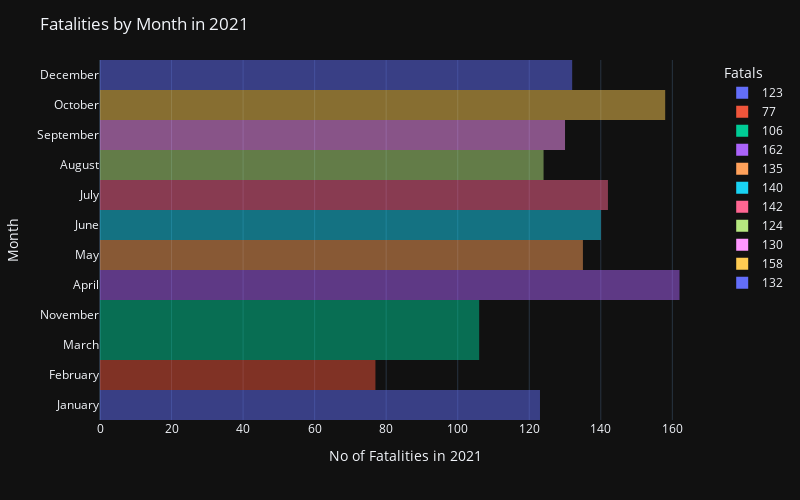

Source (notebook cell):
### Code cell
# Histogram for the counts of fatalitiess in each month in 2021
fig = px.histogram(df4, x = 'Fatals', y= 'Month',color = 'Fatals',
                   opacity = .5)
fig.update_layout(
                   bargap = 0.005, 
                   title = 'Fatalities by Month in 2021',
                   width = 800,
                   height = 500,
                   xaxis_title = 'No of Fatalities in 2021',
                   yaxis_title = 'Month',
                   template="plotly_dark")
fig.show()
fig.write_html("Resources/bar_months.html")

### Figure 1 — Plotly figure (JSON) as saved in the notebook; plotly's stock layout.template omitted (floating-point values rounded to 4 significant figures)
{"data": [{"alignmentgroup": "True", "bingroup": "y", "histfunc": "sum", "hovertemplate": "Fatals=123<br>sum of Fatals=%{x}<br>Month=%{y}<extra></extra>", "legendgroup": "123", "marker": {"color": "#636efa", "opacity": 0.5, "pattern": {"shape": ""}}, "name": "123", "offsetgroup": "123", "orientation": "h", "showlegend": true, "type": "histogram", "x": [123], "xaxis": "x", "y": ["January"], "yaxis": "y"}, {"alignmentgroup": "True", "bingroup": "y", "histfunc": "sum", "hovertemplate": "Fatals=77<br>sum of Fatals=%{x}<br>Month=%{y}<extra></extra>", "legendgroup": "77", "marker": {"color": "#EF553B", "opacity": 0.5, "pattern": {"shape": ""}}, "name": "77", "offsetgroup": "77", "orientation": "h", "showlegend": true, "type": "histogram", "x": [77], "xaxis": "x", "y": ["February"], "yaxis": "y"}, {"alignmentgroup": "True", "bingroup": "y", "histfunc": "sum", "hovertemplate": "Fatals=106<br>sum of Fatals=%{x}<br>Month=%{y}<extra></extra>", "legendgroup": "106", "marker": {"color": "#00cc96", "opacity": 0.5, "pattern": {"shape": ""}}, "name": "106", "offsetgroup": "106", "orientation": "h", "showlegend": true, "type": "histogram", "x": [106, 106], "xaxis": "x", "y": ["March", "November"], "yaxis": "y"}, {"alignmentgroup": "True", "bingroup": "y", "histfunc": "sum", "hovertemplate": "Fatals=162<br>sum of Fatals=%{x}<br>Month=%{y}<extra></extra>", "legendgroup": "162", "marker": {"color": "#ab63fa", "opacity": 0.5, "pattern": {"shape": ""}}, "name": "162", "offsetgroup": "162", "orientation": "h", "showlegend": true, "type": "histogram", "x": [162], "xaxis": "x", "y": ["April"], "yaxis": "y"}, {"alignmentgroup": "True", "bingroup": "y", "histfunc": "sum", "hovertemplate": "Fatals=135<br>sum of Fatals=%{x}<br>Month=%{y}<extra></extra>", "legendgroup": "135", "marker": {"color": "#FFA15A", "opacity": 0.5, "pattern": {"shape": ""}}, "name": "135", "offsetgroup": "135", "orientation": "h", "showlegend": true, "type": "histogram", "x": [135], "xaxis": "x", "y": ["May"], "yaxis": "y"}, {"alignmentgroup": "True", "bingroup": "y", "histfunc": "sum", "hovertemplate": "Fatals=140<br>sum of Fatals=%{x}<br>Month=%{y}<extra></extra>", "legendgroup": "140", "marker": {"color": "#19d3f3", "opacity": 0.5, "pattern": {"shape": ""}}, "name": "140", "offsetgroup": "140", "orientation": "h", "showlegend": true, "type": "histogram", "x": [140], "xaxis": "x", "y": ["June"], "yaxis": "y"}, {"alignmentgroup": "True", "bingroup": "y", "histfunc": "sum", "hovertemplate": "Fatals=142<br>sum of Fatals=%{x}<br>Month=%{y}<extra></extra>", "legendgroup": "142", "marker": {"color": "#FF6692", "opacity": 0.5, "pattern": {"shape": ""}}, "name": "142", "offsetgroup": "142", "orientation": "h", "showlegend": true, "type": "histogram", "x": [142], "xaxis": "x", "y": ["July"], "yaxis": "y"}, {"alignmentgroup": "True", "bingroup": "y", "histfunc": "sum", "hovertemplate": "Fatals=124<br>sum of Fatals=%{x}<br>Month=%{y}<extra></extra>", "legendgroup": "124", "marker": {"color": "#B6E880", "opacity": 0.5, "pattern": {"shape": ""}}, "name": "124", "offsetgroup": "124", "orientation": "h", "showlegend": true, "type": "histogram", "x": [124], "xaxis": "x", "y": ["August"], "yaxis": "y"}, {"alignmentgroup": "True", "bingroup": "y", "histfunc": "sum", "hovertemplate": "Fatals=130<br>sum of Fatals=%{x}<br>Month=%{y}<extra></extra>", "legendgroup": "130", "marker": {"color": "#FF97FF", "opacity": 0.5, "pattern": {"shape": ""}}, "name": "130", "offsetgroup": "130", "orientation": "h", "showlegend": true, "type": "histogram", "x": [130], "xaxis": "x", "y": ["September"], "yaxis": "y"}, {"alignmentgroup": "True", "bingroup": "y", "histfunc": "sum", "hovertemplate": "Fatals=158<br>sum of Fatals=%{x}<br>Month=%{y}<extra></extra>", "legendgroup": "158", "marker": {"color": "#FECB52", "opacity": 0.5, "pattern": {"shape": ""}}, "name": "158", "offsetgroup": "158", "orientation": "h", "showlegend": true, "type": "histogram", "x": [158], "xaxis": "x", "y": ["October"], "yaxis": "y"}, {"alignmentgroup": "True", "bingroup": "y", "histfunc": "sum", "hovertemplate": "Fatals=132<br>sum of Fatals=%{x}<br>Month=%{y}<extra></extra>", "legendgroup": "132", "marker": {"color": "#636efa", "opacity": 0.5, "pattern": {"shape": ""}}, "name": "132", "offsetgroup": "132", "orientation": "h", "showlegend": true, "type": "histogram", "x": [132], "xaxis": "x", "y": ["December"], "yaxis": "y"}], "layout": {"bargap": 0.005, "barmode": "relative", "height": 500, "legend": {"title": {"text": "Fatals"}, "tracegroupgap": 0}, "margin": {"t": 60}, "title": {"text": "Fatalities by Month in 2021"}, "width": 800, "xaxis": {"anchor": "y", "categoryarray": [123, 77, 106, 162, 135, 140, 142, 124, 130, 158, 132], "categoryorder": "array", "domain": [0, 1], "title": {"text": "No of Fatalities in 2021"}}, "yaxis": {"anchor": "x", "domain": [0, 1], "title": {"text": "Month"}}}}
